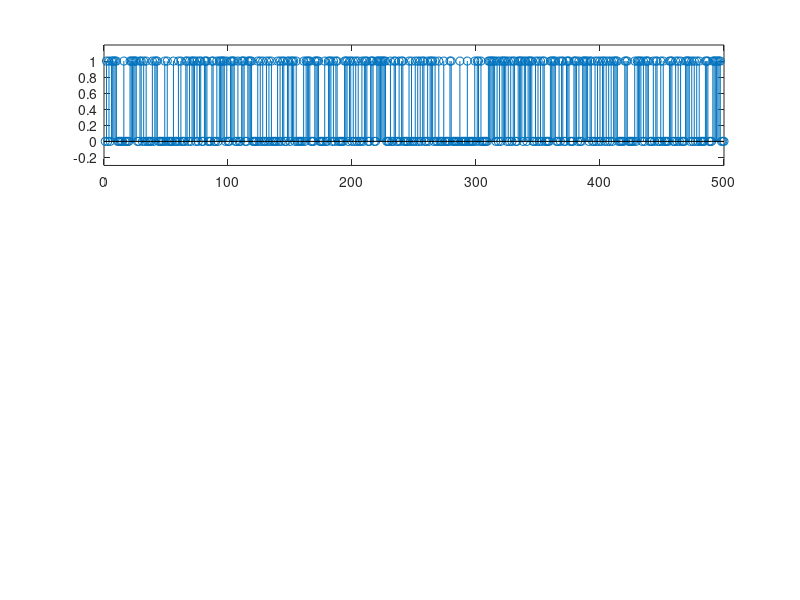

This chart was generated by the following MATLAB code: (Note: this script raises an error after producing the figure.)
%QPSK modulator%

clear all
close all
clc

N=500; % Pocet datovych bitu
data = randsrc(1,N,[0 1]); % Generuje nahodna data podle slovniku [-1,1]
Rb = 1e3; % Bitrate
amplitude = 1;


% Rozlisi liche a sude datove bity
oddBits = data(1:2:end);
evenBits = data(2:2:end);

figure()
subplot(311)
title('Pure data bits')
stem(data)
% Limity rozsahu os musi byt za volanim funkce stem(), jinak to nefunguje
ylim([-0.3 1.2])

Fc = 2*Rb; % Kmitocet nosne vlny

% Zakodovana data pomoci skriptu NRZ encoder
[evenTime,evenNrzData,Fs]=NRZ_Encoder(evenBits,Rb,amplitude,'Polar');
[oddTime,oddNrzData]=NRZ_Encoder(oddBits,Rb,amplitude,'Polar');

% Vytvori se synfazni a kvadraturni slozka
inPhaseOsc = 1/sqrt(2)*cos(2*pi*Fc*evenTime);
quadPhaseOsc = 1/sqrt(2)*sin(2*pi*Fc*oddTime);

% Vektor QPSK signalu
qpskModulated = oddNrzData.*quadPhaseOsc + evenNrzData.*inPhaseOsc;

% Vizualizace dat
Tb=1/Rb;
subplot(312);
stem(data);
xlabel('Samples');
ylabel('Amplitude');
title('Input Binary Data');
axis([0,N,-0.5,1.5]);

subplot(313);
% [todo] nastudovat funkci plotHandle()
% Funkce plot vraci hodnotu, funkce plotHandle se pak dale asi vyuzije
plotHandle=plot(qpskModulated);
xlabel('Samples');
ylabel('Amplitude');
title('QPSK modulated Data');
xlimits = XLIM;   
ylimits = YLIM;
axis([xlimits,ylimits(1)-0.5,ylimits(2)+0.5]) ;
grid on;

% Ted uz mame QPSK signal, ktery nese informaci.
% Udelame rychlou fourierovu transformaci

fftqpskmodulated = abs(fft(qpskModulated));
% fftqpskmodulated = filter([0.2 0.2 0.2 0.2 0.2], 1, fftqpskmodulated);
figure()
subplot(211)
plot(fftqpskmodulated);
title('fft of qpsk modulated data');
xlabel('frequency [Hz]');
ylabel('value [V]');
grid on;

subplot(212)
% Vyfiltrovat signal filtrem s koeficienty 1/N delky N
fftqpskmodulated = filter([0.05 0.05 0.05 0.05 0.05 0.05 0.05 0.05 0.05 0.05 ...
    0.05 0.05 0.05 0.05 0.05 0.05 0.05 0.05 0.05 0.05 ], 1, fftqpskmodulated);
plot(fftqpskmodulated);
title('fft of qpsk modulated data');
xlabel('frequency [Hz]');
ylabel('value [V]');
grid on;

% ROC krivky




















